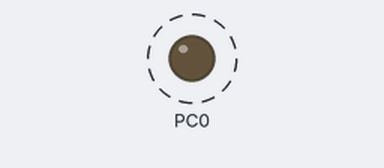
A program run on a simulated ATmega16, built with avr-gcc and emulated at 12 MHz. On the bench: output pins drawn as LEDs (lit = HIGH). Dashed ring = blinking.

Above: at 0.5 s.
Timing chart, 0 to 4.6 s (numbered marks = the images above):
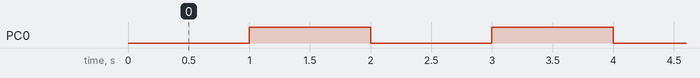

Measured:
- by itself, PC0: alternates HIGH for 1.0 s and LOW for 1.0 s

The program:

main.c
```c
/*
 * LED Blink.c
 *
 * Created: 06-03-2016 14:35:27
 * Author : Dishank
 */


#define F_CPU 12000000UL
#include <avr/io.h>
#include <util/delay.h>

int main(void)
{
	DDRC |= 1<<DDC0;
	PORTC |= 1<<PC0;
    while (1)
    {
		PORTC &= ~(1<<PC0);   //  or use PORTB ^= (1<<PB0);
		_delay_ms(1000);      //  _delay_ms(1000)
		PORTC |= 1<<PC0;
		_delay_ms(1000);

    }
}
```
